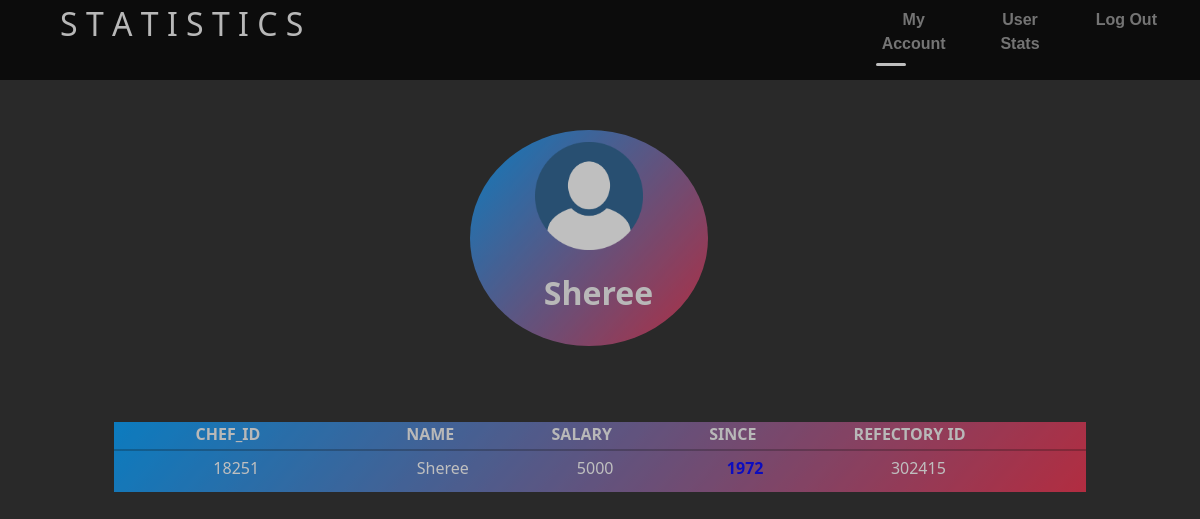
/Admin/screens/q6Screen.php, run on the app's committed database.
### tables this page shows
CREATE TABLE `chef` (
  `CHEF_ID` int(20) NOT NULL,
  `CHEF_NAME` varchar(40) NOT NULL,
  `Salary` int(10) NOT NULL,
  `Since` int(10) NOT NULL,
  `REF_ID` int(20) NOT NULL
);

### Admin/screens/q6Screen.php (the view, shortened to what this page needs)
<!DOCTYPE html>
<html>
<head>
	<link rel="stylesheet" href="/css/bootstrap.css" />
</head>
<body>
	<div class="section">
		<div class="round">
			<p style="font-size:200%;margin-left: 5%;color: whitesmoke;">S T A T I S T I C S</p>
			<nav>
				<a href="./MyAccountAdminScreen.php">My Account</a>
				<a href="./StatsScreen.php">User Stats</a>
				<a href="../LogOut.php">Log Out</a>
				<div id="indicator"></div>
			</nav>
		</div>
		<div class="round1">
		</div>
		<div class="round5 " style="height:<?php echo $total2*13 + 18;?>%;">
			<form  action="../questionRotation.php" method="POST">
				<img class="imgg" src="../images/profile.png">
				<p class="tt">
					<br>    </p>
					<div class="bigLine d-flex justify-content-center"><p class="text-center" style="font-size:3em">
						<?php include '../DBconnect.php';
							$result = mysqli_query($conn,"select count(1) FROM chef");
							$result2 = mysqli_query($conn,"select CHEF_ID,CHEF_NAME,salary,since,ref_ID FROM chef ORDER BY since ASC");
							$roww = mysqli_fetch_array($result);
							$total = $roww[0];
							$cont = 0;
							while($total > $cont and $row22 = mysqli_fetch_array($result2)){
							?>
						</p>
						<p style="margin-left:-4%;margin-top:-5.5%;font-weight:bold">CHEF_ID</p>
						<p style="margin-left:15%;margin-top:-5.5%;font-weight:bold">NAME</p>
						<p style="margin-left:10%;margin-top:-5.5%;font-weight:bold">SALARY</p>
						<p style="margin-left:10%;margin-top:-5.5%;font-weight:bold">SINCE</p>
						<p style="margin-left:10%;margin-top:-5.5%;font-weight:bold">REFECTORY ID</p>
					</div>
					<hr style="color:black;padding-top: 0.2%;margin-top: -4%;width: 90%;margin-left: 5%;">
					<div class="d-flex flex-row" style="margin-top: -1%;color: white;">
						<p style="margin-left:14.2%"><?php echo $row22['CHEF_ID']; ?></p>
						<p style="margin-left:14.6%"><?php echo $row22['CHEF_NAME'];  ?></p>
						<p style="margin-left:10%"><?php echo $row22['salary'];  ?></p>
						<p style="margin-left:10.5%;color: blue;font-weight: bold"><?php echo $row22['since'];  ?></p>
						<p style="margin-left:11.8%"><?php echo $row22['ref_ID'];  ?></p>
					</div>
					<p style="margin-left:44.8%;color: whitesmoke;font-weight: bold;font-size: 2em;margin-top: -21%"><?php echo $row22['CHEF_NAME'];  ?></p>
					<?php
						break;
					}
				?>
			</form>
		</div>
	</div>
	<div class="video-container">
	</div>
</body>
</html>

### Admin/screens/q6Screen.php (style rules this page uses)
img { width: 55%; }
.round { width: 100%; height: 10%; background-color: black; opacity: 0.7; z-index: 1; }
.section { position: relative; width: 100%; height: 100vh; display: flex; overflow-y: scroll; }
.video-container { position: absolute; top: 0; left: 0; }
html, body { height: 100%; }
body { margin: 0; background-color: #292929; overflow: hidden; }
nav { position: absolute; top: 4%; right: 0; left: 70%; width: 319px; display: table; margin: 0 auto; transform: translateY(-50%); }
nav a { position: relative; width: 33.333%; display: table-cell; text-align: center; color: #949494; text-decoration: none; font-family: Verdana, Geneva, Tahoma, sans-serif; font-weight: bold; padding: 10px 20px; transition: 0.2s ease color; }
nav a:before, nav a:after { content: ""; position: absolute; border-radius: 50%; transform: scale(0); transition: 0.2s ease transform; }
nav a:before { top: 0; left: 10px; width: 6px; height: 6px; }
nav a:after { top: 5px; left: 18px; width: 4px; height: 4px }
nav a:nth-child(1):before { background-color: yellow; }
nav a:nth-child(1):after { background-color: red; }
nav a:nth-child(2):before { background-color: #00e2ff; }
nav a:nth-child(2):after { background-color: #89ff00; }
nav a:nth-child(3):before { background-color: purple; }
nav a:nth-child(3):after { background-color: palevioletred; }
#indicator { position: absolute; left: 5%; bottom: 0; width: 30px; height: 3px; background-color: #fff; border-radius: 5px; transition: 0.2s ease left; }
.round1 { margin-left: -62%; margin-top: 5%; width: 20%; height: 35%; z-index: 1; border-radius: 50%; opacity: 0.7; }
.round5 { margin-left: -53%; margin-top: 10%; width: 90%; z-index: 1; opacity: 0.7; }
.bigLine { color: whitesmoke; width: 90%; padding-top: 5%; margin-top: 7%; margin-left: 5%; background: linear-gradient(130deg, #009FFF, #ec2F4B); }
.tt { margin-left: 74%; margin-top: 15%; font-weight: bold; color: whitesmoke; font-size: 2em; }
.imgg { margin-left: 44%; margin-top: 2%; width: 10%; }

### data on the page
chef: CHEF_ID "18251", CHEF_NAME "Sheree", Salary "5000", Since "1972", REF_ID "302415"
